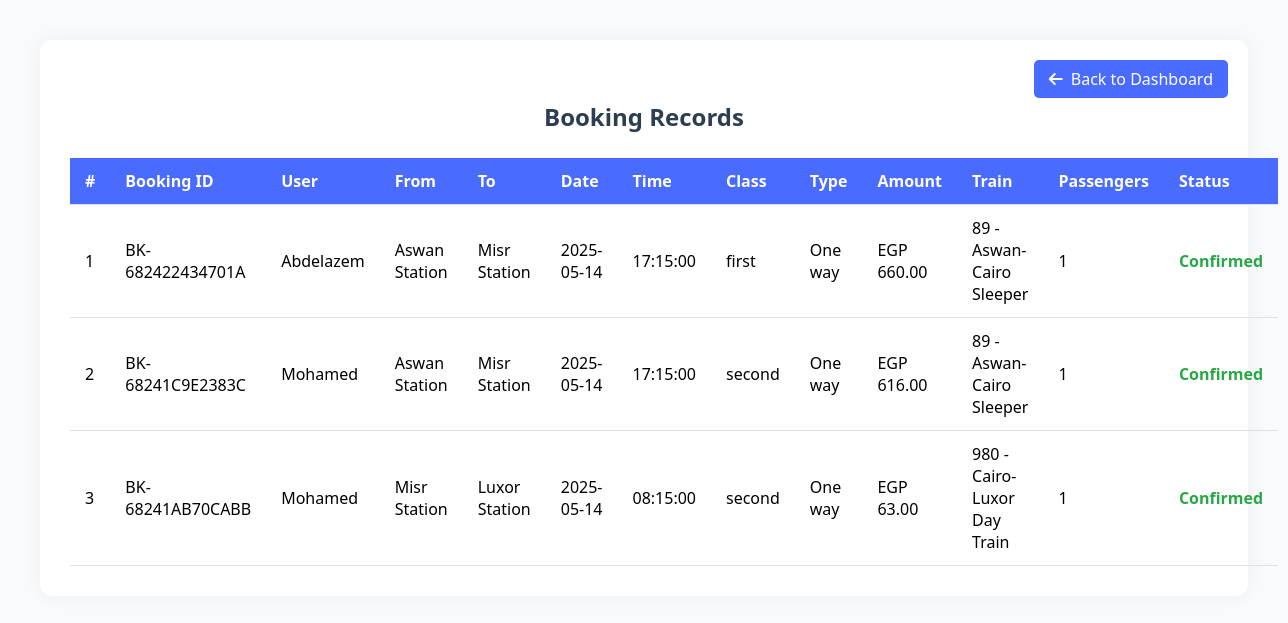
/views/Admin/view_tickets.php (signed in), run on an earlier commit of the app's database.
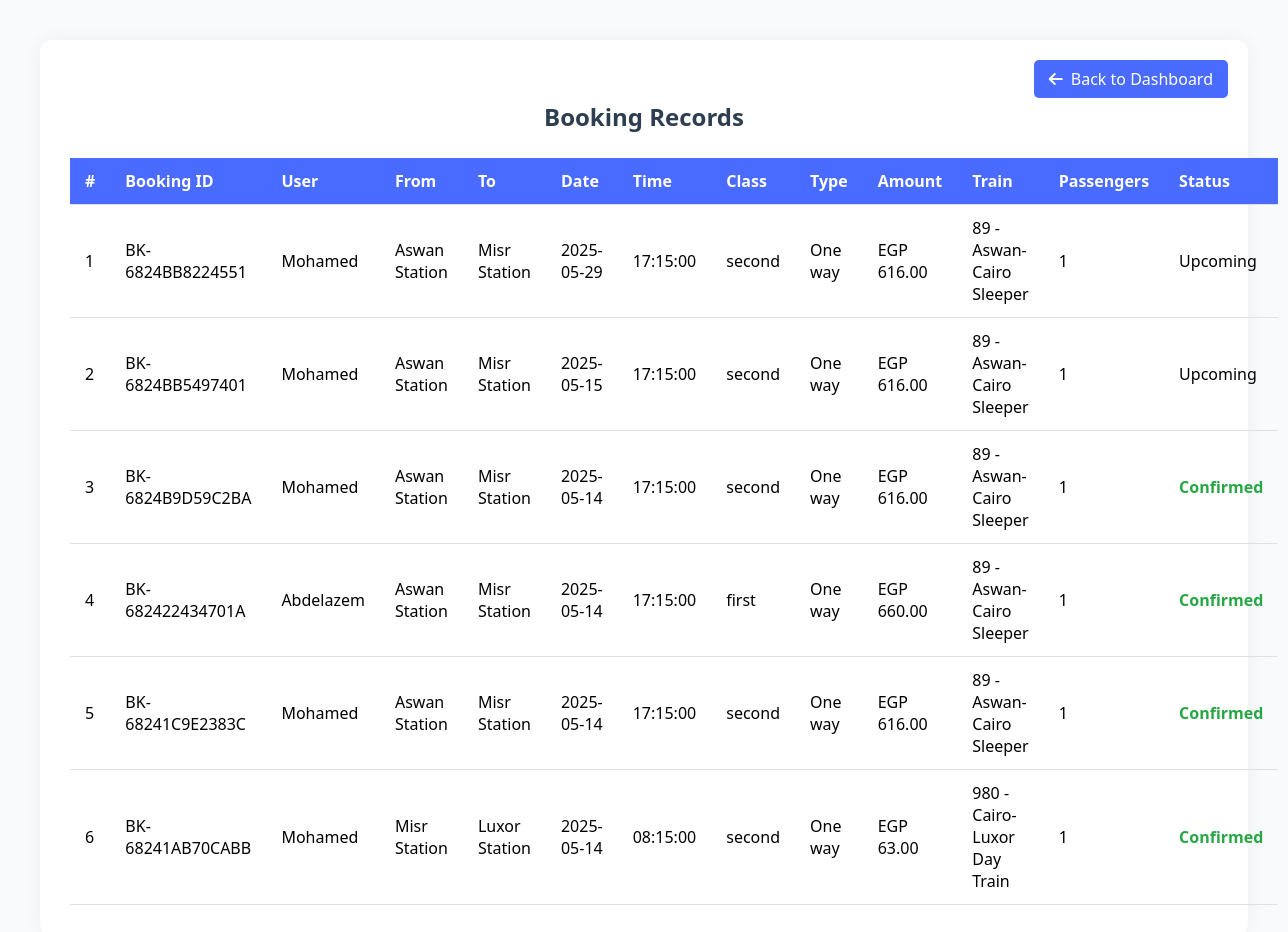
And on a later commit of the database.
### tables this page shows
CREATE TABLE `bookings` (
  `id` int(11) NOT NULL,
  `booking_id` varchar(20) NOT NULL,
  `user_id` int(11) NOT NULL,
  `source_station` varchar(50) NOT NULL,
  `destination_station` varchar(50) NOT NULL,
  `booking_date` datetime NOT NULL,
  `departure_time` time NOT NULL,
  `class` varchar(20) NOT NULL,
  `fare` decimal(10,2) NOT NULL,
  `train_name` varchar(50) NOT NULL,
  `train_number` varchar(20) NOT NULL,
  `status` varchar(20) NOT NULL DEFAULT 'Confirmed',
  `passengers` int(11) NOT NULL DEFAULT 1,
  `ticket_type` enum('one-way','return') NOT NULL DEFAULT 'one-way',
  `return_date` date DEFAULT NULL,
  `created_at` timestamp NOT NULL DEFAULT current_timestamp()
);

CREATE TABLE `users` (
  `user_id` int(11) NOT NULL,
  `username` varchar(100) DEFAULT NULL,
  `email` varchar(100) DEFAULT NULL,
  `password` varchar(255) DEFAULT NULL,
  `balance` decimal(10,2) DEFAULT 0.00,
  `last_recharge_date` date DEFAULT NULL,
  `roleid` int(11) NOT NULL,
  `role` varchar(20) NOT NULL DEFAULT 'user',
  `created_at` timestamp NOT NULL DEFAULT current_timestamp(),
  `updated_at` timestamp NOT NULL DEFAULT current_timestamp() ON UPDATE current_timestamp()
);

### config/DBController.php (called while the page is built, shortened)
<?php
class DBController {
    private string $dbHost = 'localhost';
    private string $dbUser = 'root';
    private string $dbPassword = '';
    private string $dbName = 'ticket_system';
    private ?mysqli $connection = null;
    private static ?DBController $instance = null;
    private function __construct(string $dbName = 'ticket_system') {
        $this->dbName = $dbName;
    }
    public static function getInstance(string $dbName = 'ticket_system'): DBController {
        if (self::$instance === null) {
            self::$instance = new DBController($dbName);
        }
        return self::$instance;
    }
    public function openConnection(): bool {
        $this->connection = new mysqli($this->dbHost, $this->dbUser, $this->dbPassword, $this->dbName);
        return true;
    }
    public function select(string $qry, array $params = []): array|false {
        $result = $this->connection->query($qry);
        return $result->fetch_all(MYSQLI_ASSOC);
    }
}
?>

### views/Admin/view_tickets.php (the view, shortened to what this page needs)
<?php
require_once '../../config/DBController.php';
$db = DBController::getInstance();
$bookings = [];
$error = null;
if ($db->openConnection()) {
    try {
        $query = "SELECT b.id, b.booking_id, u.username,
                  b.source_station as source_station,
                  b.destination_station,
                  DATE(b.booking_date) as booking_date,
                  b.departure_time,
                  b.class,
                  b.ticket_type,
                  b.fare as amount,
                  b.train_name,
                  b.train_number,
                  b.status,
                  b.passengers
                  FROM bookings b
                  JOIN users u ON b.user_id = u.user_id
                  ORDER BY b.booking_date DESC";
        $bookings = $db->select($query);
    } catch (Exception $e) {
        $error = "Database error: " . $e->getMessage();
    }
}
?>
<!DOCTYPE html>
<html lang="en">
<head>
    <link href="https://cdnjs.cloudflare.com/ajax/libs/font-awesome/6.4.0/css/all.min.css" rel="stylesheet">
</head>
<body>
    <div class="container">
        <a href="admin.php" class="back-to-dashboard">
            <i class="fas fa-arrow-left"></i> Back to Dashboard
        </a>
        <h2>Booking Records</h2>
        <?php if ($error): ?>
            <div class="error">
                <?= htmlspecialchars($error) ?>
                <p>Please make sure the database tables are properly set up.</p>
            </div>
        <?php elseif (!empty($bookings)): ?>
            <table>
                <thead>
                    <tr>
                        <th>#</th>
                        <th>Booking ID</th>
                        <th>User</th>
                        <th>From</th>
                        <th>To</th>
                        <th>Date</th>
                        <th>Time</th>
                        <th>Class</th>
                        <th>Type</th>
                        <th>Amount</th>
                        <th>Train</th>
                        <th>Passengers</th>
                        <th>Status</th>
                    </tr>
                </thead>
                <tbody>
                    <?php foreach ($bookings as $index => $booking): ?>
                        <tr>
                            <td><?= $index + 1 ?></td>
                            <td><?= htmlspecialchars($booking['booking_id']) ?></td>
                            <td><?= htmlspecialchars($booking['username']) ?></td>
                            <td><?= htmlspecialchars($booking['source_station']) ?></td>
                            <td><?= htmlspecialchars($booking['destination_station']) ?></td>
                            <td><?= $booking['booking_date'] ?></td>
                            <td><?= $booking['departure_time'] ?></td>
                            <td><?= $booking['class'] ?></td>
                            <td><?= ucfirst(str_replace('-', ' ', $booking['ticket_type'])) ?></td>
                            <td>EGP <?= number_format($booking['amount'], 2) ?></td>
                            <td><?= htmlspecialchars($booking['train_number'] . ' - ' . $booking['train_name']) ?></td>
                            <td><?= $booking['passengers'] ?></td>
                            <td class="status-<?= strtolower($booking['status']) ?>">
                                <?= $booking['status'] ?>
                            </td>
                        </tr>
                    <?php endforeach; ?>
                </tbody>
            </table>
        <?php else: ?>
            <div class="no-data">No bookings found.</div>
        <?php endif; ?>
    </div>
</body>
</html>

### views/Admin/view_tickets.php (style rules this page uses)
:root { --primary-color: #4a6bff; --secondary-color: #f8f9fa; --text-dark: #2c3e50; --text-light: #7f8c8d; }
body { font-family: 'Segoe UI', Tahoma, Geneva, Verdana, sans-serif; background-color: #f8fafc; padding: 40px; margin: 0; }
.container { max-width: 1200px; margin: auto; background-color: white; padding: 30px; border-radius: 12px; box-shadow: 0 0 20px rgba(0, 0, 0, 0.05); position: relative; }
.back-to-dashboard { position: absolute; top: 20px; right: 20px; padding: 8px 15px; background-color: var(--primary-color); color: white; border: none; border-radius: 5px; text-decoration: none; display: inline-flex; align-items: center; gap: 8px; transition: all 0.3s ease; }
h2 { text-align: center; margin-bottom: 25px; color: var(--text-dark); padding-top: 10px; }
table { width: 100%; border-collapse: collapse; margin-top: 20px; }
thead { background-color: var(--primary-color); color: white; }
th, td { padding: 12px 15px; text-align: left; border-bottom: 1px solid #dee2e6; }
.status-confirmed { color: #28a745; font-weight: bold; }

What changed in the data, as far as the page shows it:
added bookings: booking "BK-6824BB8224551", user.username "Mohamed", source_station "Aswan Station", destination_station "Misr Station", booking_date "2025-05-29", departure_time "17:15:00", class "second", ticket_type "One way", fare "616.00", train_number+train_name "89 - Aswan-Cairo Sleeper", passengers "1", status "Upcoming"
added bookings: booking "BK-6824BB5497401", user.username "Mohamed", source_station "Aswan Station", destination_station "Misr Station", booking_date "2025-05-15", departure_time "17:15:00", class "second", ticket_type "One way", fare "616.00", train_number+train_name "89 - Aswan-Cairo Sleeper", passengers "1", status "Upcoming"
added bookings: booking "BK-6824B9D59C2BA", user.username "Mohamed", source_station "Aswan Station", destination_station "Misr Station", booking_date "2025-05-14", departure_time "17:15:00", class "second", ticket_type "One way", fare "616.00", train_number+train_name "89 - Aswan-Cairo Sleeper", passengers "1", status "Confirmed"
